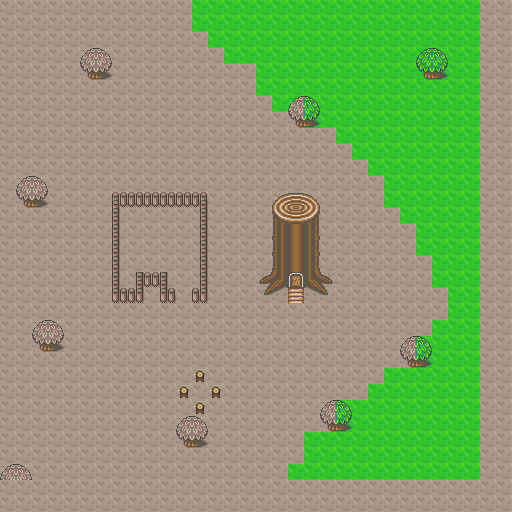

This is a level from a 2D game, rendered from its Tiled map with the project's own tilesets. A one-line summary and the map file follow, with tile-layer data summarised:
An orthogonal 32x32 tile map with 16x16 px tiles, 3 tile layers (terrain -2, terrain -1, terrain 1) and 33 objects (17x rect-collider, 6x sprite-collider, 3x obstacle-tree, chest, save-crystal, ...).

<map version="1.0" orientation="orthogonal" renderorder="right-down" width="32" height="32" tilewidth="16" tileheight="16" nextobjectid="120">
 <tileset firstgid="1" name="FF Mystic Quest Tiles" tilewidth="16" tileheight="16" tilecount="2016" columns="18">
  <image source="FF Mystic Quest Tiles.png" trans="008080" width="288" height="1792" />
 </tileset>
 <layer name="terrain -2" width="32" height="32">
  <properties>
   <property name="z-index" value="-2" />
  </properties>
  <data>[1024 cells, 1024 non-empty, 20 distinct tile ids]</data>
 </layer>
 <layer name="terrain -1" width="32" height="32">
  <properties>
   <property name="z-index" value="-1" />
  </properties>
  <data>[1024 cells, 4 non-empty, 1 distinct tile ids]</data>
 </layer>
 <layer name="terrain 1" width="32" height="32">
  <properties>
   <property name="z-index" value="1" />
  </properties>
  <data>[1024 cells, 40 non-empty, 16 distinct tile ids]</data>
 </layer>
 <objectgroup name="data">
  <properties>
   <property name="z-index" value="-1" />
  </properties>
  <object id="13" name="Potions chest" type="chest" gid="915" x="128" y="336" width="16" height="16">
   <properties>
    <property name="container" value="[{item: 'potion', amount: 5}]" />
   </properties>
  </object>
  <object id="19" name="Save Crystal" type="save-crystal" gid="853" x="144" y="304" width="16" height="16">
   <properties>
    <property name="sprite-animation" value="{name: 'idle', cells: [{gid: 1122}, {gid: 1123}, {gid: 1124}, {gid: 1125}], default-delay: 12}" />
   </properties>
  </object>
  <object id="20" name="Spawn point" type="spawn-point" gid="1144" x="288" y="448" width="16" height="16" />
  <object id="21" name="Obstacle 1" type="obstacle-tree" gid="929" x="176" y="304" width="16" height="16" />
  <object id="44" name="Rock" type="sprite-collider" gid="898" x="176" y="352" width="16" height="16" />
  <object id="47" name="Obstacle 1" type="obstacle-tree" gid="929" x="224" y="384" width="16" height="16" />
  <object id="48" name="Obstacle 1" type="obstacle-tree" gid="929" x="96" y="400" width="16" height="16" />
  <object id="74" name="First sword chest" type="quest-chest" gid="800" x="144" y="240" width="16" height="16">
   <properties>
    <property name="container" value="[{item: 'sword', amount: 1}]" />
   </properties>
  </object>
  <object id="105" name="Tree" type="sprite-collider" gid="641" x="400" y="176" width="16" height="16" />
  <object id="107" name="Tree" type="sprite-collider" gid="641" x="384" y="464" width="16" height="16" />
  <object id="109" name="Tree" type="sprite-collider" gid="641" x="428" y="416" width="16" height="16" />
  <object id="110" name="Tree" type="sprite-collider" gid="641" x="432" y="320" width="16" height="16" />
  <object id="114" name="Barrel" type="sprite-collider" gid="1107" x="144" y="416" width="16" height="16" />
  <object id="116" name="Table" type="sprite-collider1" gid="1069" x="192" y="400" width="16" height="16" />
 </objectgroup>
 <objectgroup name="colliders" opacity="0.5">
  <properties>
   <property name="z-index" value="-1" />
  </properties>
  <object id="75" name="a4" type="poly-collider" x="264" y="296">
   <polyline points="0,0 4,0 20,-12 24,-8 24,-12 24,-16 40,-16 40,-8 44,-12 60,0 64,0 64,-4 60,-12 68,-12 68,-12 60,-16 56,-24 40,-32 32,-36 24,-32 8,-24 4,-16 -4,-12 -4,-12 0,-12 4,-12 4,-8 0,-4 0,0" />
  </object>
  <object id="78" name="a3" type="rect-collider" x="292" y="116" width="24" height="12" />
  <object id="79" name="a1" type="rect-collider" x="84" y="68" width="24" height="12" />
  <object id="80" name="a2" type="rect-collider" x="20" y="196" width="24" height="12" />
  <object id="81" name="a12" type="rect-collider" x="36" y="340" width="24" height="12" />
  <object id="82" name="a13" type="rect-collider" x="180" y="436" width="24" height="12" />
  <object id="83" name="a14" type="rect-collider" x="324" y="420" width="24" height="12" />
  <object id="84" name="a15" type="rect-collider" x="404" y="356" width="24" height="12" />
  <object id="95" name="a6" type="rect-collider" x="112" y="200" width="96" height="8" />
  <object id="96" name="fence-2" type="rect-collider" x="112" y="300" width="32" height="4" />
  <object id="97" name="a10" type="rect-collider" x="136" y="280" width="32" height="8" />
  <object id="98" name="a9" type="rect-collider" x="160" y="300" width="16" height="4" />
  <object id="99" name="a8" type="rect-collider" x="192" y="300" width="16" height="4" />
  <object id="100" name="a7" type="rect-collider" x="200" y="208" width="8" height="92" />
  <object id="101" name="a5" type="rect-collider" x="112" y="208" width="8" height="92" />
  <object id="102" name="fence-1" type="rect-collider" x="136" y="288" width="8" height="12" />
  <object id="103" name="a11" type="rect-collider" x="160" y="288" width="8" height="12" />
  <object id="111" name="a3" type="rect-collider" x="420" y="68" width="24" height="12" />
  <object id="118" type="circle-collider" x="196" y="392" width="8" height="8">
   <ellipse />
  </object>
 </objectgroup>
</map>